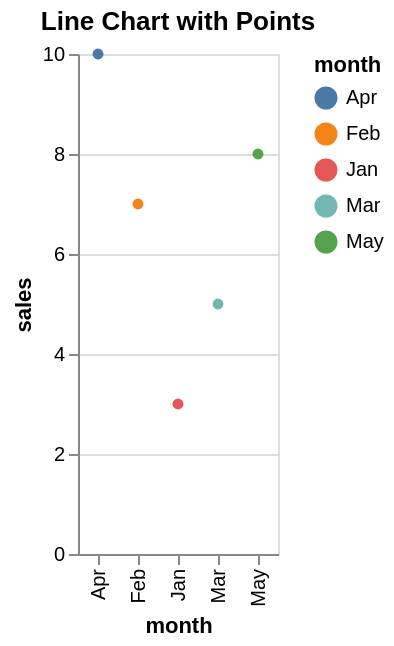

Source (Vega-Lite JSON):
### Vega-Lite specification from a JSON file in a GitHub repository (floating-point values rounded to 4 significant figures)
{"$schema": "https://vega.github.io/schema/vega-lite/v5.20.1.json", "config": {"view": {"continuousHeight": 300, "continuousWidth": 300}}, "data": {"name": "data-da9a454df0df8e8c843a0e21b04bad6c"}, "datasets": {"data-da9a454df0df8e8c843a0e21b04bad6c": [{"category": "A", "month": "Jan", "sales": 3, "value": 10}, {"category": "B", "month": "Feb", "sales": 7, "value": 15}, {"category": "C", "month": "Mar", "sales": 5, "value": 8}, {"category": "D", "month": "Apr", "sales": 10, "value": 20}, {"category": "E", "month": "May", "sales": 8, "value": 25}]}, "encoding": {"color": {"field": "month", "type": "nominal"}, "x": {"field": "month", "type": "nominal"}, "y": {"field": "sales", "type": "quantitative"}}, "height": 250, "mark": {"point": true, "type": "line"}, "title": "Line Chart with Points", "width": "container"}
